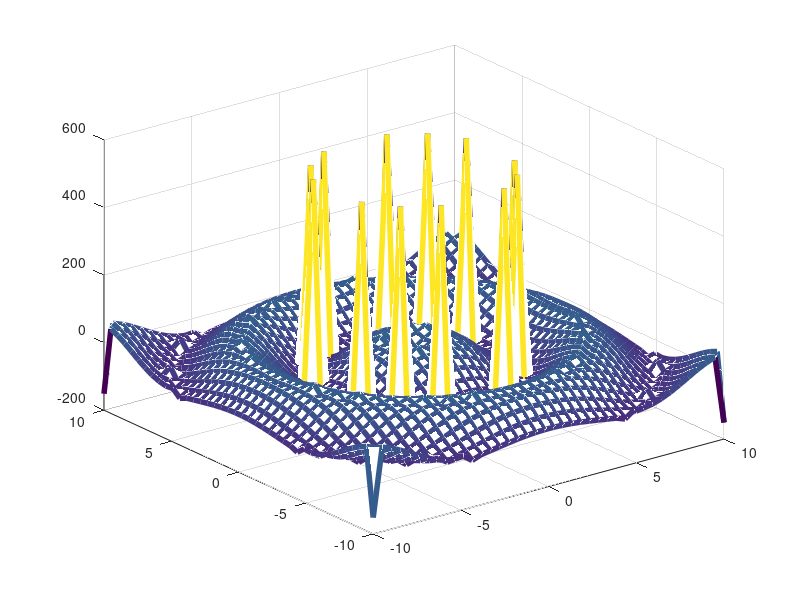

The MATLAB script that drew this image:
x = y = linspace(10,-10,40);
[xx,yy] = meshgrid(x,y);
r = sqrt(xx.^2 + yy.^2);

z = (50*sin(r)) + sec(r);

hf = figure()

mesh(x,y,z,'linewidth',4);

print(hf,"Assign.png");